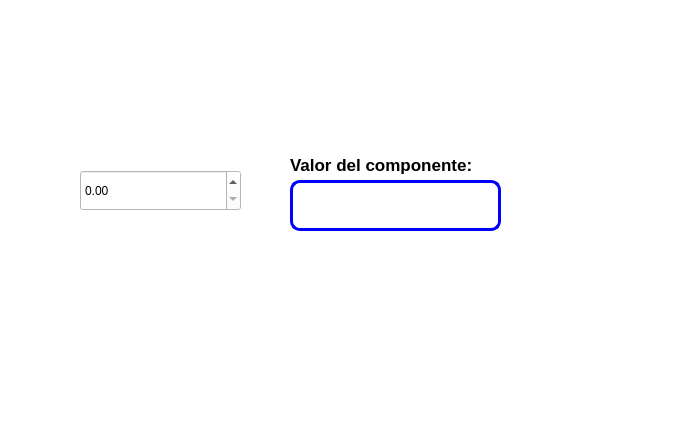
<?xml version="1.0" encoding="UTF-8"?>
<ui version="4.0">
 <class>MainWindow</class>
 <widget class="QMainWindow" name="MainWindow">
  <property name="geometry">
   <rect>
    <x>0</x>
    <y>0</y>
    <width>689</width>
    <height>423</height>
   </rect>
  </property>
  <property name="windowTitle">
   <string>MainWindow</string>
  </property>
  <property name="styleSheet">
   <string notr="true">background-color: rgb(255, 255, 255);</string>
  </property>
  <widget class="QWidget" name="centralwidget">
   <widget class="QLabel" name="label">
    <property name="geometry">
     <rect>
      <x>290</x>
      <y>150</y>
      <width>271</width>
      <height>31</height>
     </rect>
    </property>
    <property name="font">
     <font>
      <pointsize>13</pointsize>
     </font>
    </property>
    <property name="text">
     <string>&lt;html&gt;&lt;head/&gt;&lt;body&gt;&lt;p&gt;&lt;span style=&quot; font-weight:600;&quot;&gt;Valor del componente:&lt;/span&gt;&lt;/p&gt;&lt;/body&gt;&lt;/html&gt;</string>
    </property>
   </widget>
   <widget class="QLineEdit" name="lineEdit">
    <property name="geometry">
     <rect>
      <x>290</x>
      <y>180</y>
      <width>211</width>
      <height>51</height>
     </rect>
    </property>
    <property name="font">
     <font>
      <pointsize>11</pointsize>
     </font>
    </property>
    <property name="styleSheet">
     <string notr="true">border: 3px solid blue;
border-radius:10px</string>
    </property>
    <property name="text">
     <string/>
    </property>
   </widget>
   <widget class="QDoubleSpinBox" name="doubleSpinBox">
    <property name="geometry">
     <rect>
      <x>80</x>
      <y>170</y>
      <width>161</width>
      <height>41</height>
     </rect>
    </property>
   </widget>
   <widget class="QLabel" name="label_3">
    <property name="geometry">
     <rect>
      <x>0</x>
      <y>0</y>
      <width>191</width>
      <height>121</height>
     </rect>
    </property>
    <property name="text">
     <string/>
    </property>
    <property name="pixmap">
     <pixmap>../Archivos/UAT.png</pixmap>
    </property>
    <property name="scaledContents">
     <bool>true</bool>
    </property>
   </widget>
   <widget class="QLabel" name="label_4">
    <property name="geometry">
     <rect>
      <x>500</x>
      <y>20</y>
      <width>161</width>
      <height>51</height>
     </rect>
    </property>
    <property name="text">
     <string/>
    </property>
    <property name="pixmap">
     <pixmap>../Archivos/facultad_ingenieria_tampico.png</pixmap>
    </property>
    <property name="scaledContents">
     <bool>true</bool>
    </property>
   </widget>
   <widget class="QLabel" name="label_2">
    <property name="geometry">
     <rect>
      <x>580</x>
      <y>290</y>
      <width>91</width>
      <height>81</height>
     </rect>
    </property>
    <property name="font">
     <font>
      <pointsize>8</pointsize>
     </font>
    </property>
    <property name="cursor">
     <cursorShape>ArrowCursor</cursorShape>
    </property>
    <property name="styleSheet">
     <string notr="true"/>
    </property>
    <property name="text">
     <string/>
    </property>
    <property name="pixmap">
     <pixmap>../../../3D Objects/Castor.jpg</pixmap>
    </property>
    <property name="scaledContents">
     <bool>true</bool>
    </property>
   </widget>
  </widget>
  <widget class="QMenuBar" name="menubar">
   <property name="geometry">
    <rect>
     <x>0</x>
     <y>0</y>
     <width>689</width>
     <height>26</height>
    </rect>
   </property>
  </widget>
  <widget class="QStatusBar" name="statusbar"/>
 </widget>
 <resources>
  <include location="../Archivos/Recursos.qrc"/>
 </resources>
 <connections/>
</ui>
